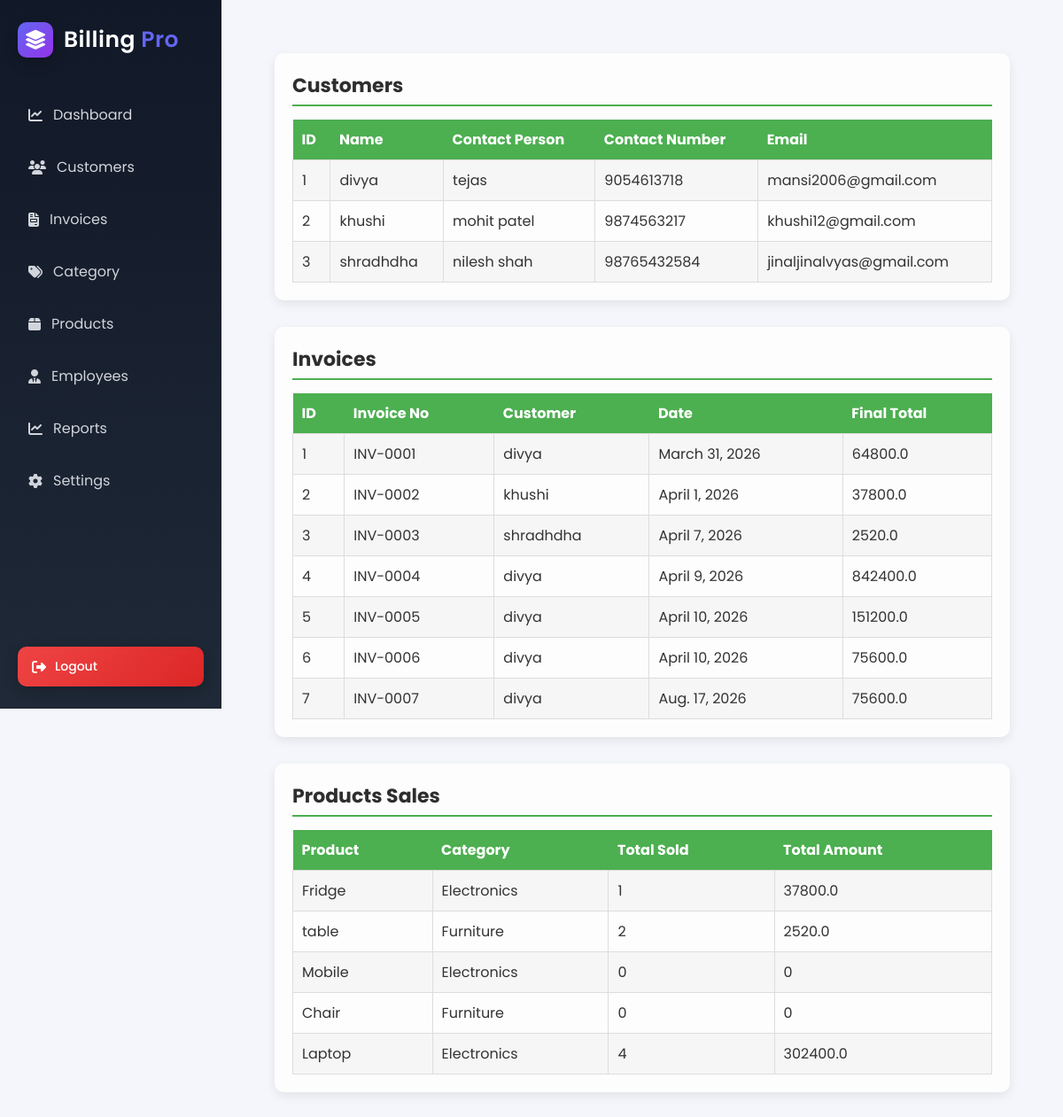
The page /reports/ on the database its author committed.
### organisation/models.py (models this page shows, shortened)
class CustomerDetails(models.Model):
    companyName = models.ForeignKey(OrganisationDetails, on_delete=models.CASCADE,default="")
    cust_name = models.CharField(max_length=50,verbose_name='Customer Name')
    cont_person = models.CharField(max_length=50,verbose_name='Contact Person')
    contact_num = models.IntegerField(verbose_name='Contact Number')
    email = models.CharField(max_length=50,default="")
    company_type = models.CharField(verbose_name='Company Type',max_length = 50)
    address = models.CharField(max_length=90,verbose_name='Address Line 1')
    address_2 = models.CharField(max_length=90,verbose_name='Address Line 2')
    landmark = models.CharField(max_length=50,verbose_name='Landmark')
    country = models.CharField(max_length=50,verbose_name='Country')
    state = models.CharField(max_length=50,verbose_name='State')
    city = models.CharField(max_length=50,verbose_name='City')
    pincode = models.IntegerField(verbose_name='Pincode')

class Invoice_Details(models.Model):
    companyName = models.ForeignKey(OrganisationDetails, on_delete=models.CASCADE, default="")
    Cust_name = models.ForeignKey(CustomerDetails, on_delete=models.CASCADE, default="")
    Invoice_type = models.CharField(max_length=50)
    Invoice_num = models.CharField(max_length=20, blank=True)
    Date = models.DateField(auto_now_add=True)
    Dispatch_through = models.CharField(max_length=50)
    Due_date = models.DateField(auto_now=False, blank=True)
    Bank = models.CharField(max_length=20)
    Payment_type = models.CharField(max_length=20)
    Payment_note = models.TextField(max_length=50)
    T_c = models.TextField(max_length=100)
    Document_note = models.TextField(max_length=100)
    qrcode = models.ImageField(upload_to="", default="", blank=True)
    subtotal = models.FloatField(default=0)
    gst_total = models.FloatField(default=0)
    discount_total = models.FloatField(default=0)
    final_total = models.FloatField(default=0)

class Product(models.Model):
    companyName = models.ForeignKey(OrganisationDetails, on_delete=models.CASCADE)
    category = models.ForeignKey(Category, on_delete=models.CASCADE, null=True, blank=True)
    Product_name = models.CharField(max_length=50)
    Hsn_code = models.CharField(max_length=20)
    Price = models.FloatField()
    Discount = models.IntegerField(default=0)
    Cgst = models.IntegerField(default=0)
    Sgst = models.IntegerField(default=0)
    Igst = models.IntegerField(default=0)
    Cess = models.IntegerField(default=0)
    stock = models.IntegerField(default=0)

class Category(models.Model):
    name = models.CharField(max_length=100)

### organisation/views.py (the view)
# urls.py: path('reports/', views.reports_view, name='reports'),
def reports_view(request):
    customers = CustomerDetails.objects.all()
    invoices = Invoice_Details.objects.all()
    products = Product.objects.all()
    product_sales = []
    for product in products:
        items = product.invoiceitem_set.all()  # related InvoiceItems
        total_sold = sum(item.Qty for item in items)
        total_amount = sum(item.Total for item in items)
        product_sales.append({
            'product': product,
            'total_sold': total_sold,
            'total_amount': total_amount
        })
    context = {
        'customers': customers,
        'invoices': invoices,
        'product_sales': product_sales
    }
    return render(request, 'reports.html', context)

### organisation/templates/reports.html (shortened to what this page needs)
{% extends 'base.html' %}
{% block content %}
<div class="report-wrapper">
    <div class="report-card">
        <h2>Customers</h2>
        <table>
            <tr>
                <th>ID</th>
                <th>Name</th>
                <th>Contact Person</th>
                <th>Contact Number</th>
                <th>Email</th>
            </tr>
            {% for customer in customers %}
            <tr>
                <td>{{ forloop.counter }}</td>
                <td>{{ customer.cust_name }}</td>
                <td>{{ customer.cont_person }}</td>
                <td>{{ customer.contact_num }}</td>
                <td>{{ customer.email }}</td>
            </tr>
            {% endfor %}
        </table>
    </div>
    <div class="report-card">
        <h2>Invoices</h2>
        <table>
            <tr>
                <th>ID</th>
                <th>Invoice No</th>
                <th>Customer</th>
                <th>Date</th>
                <th>Final Total</th>
            </tr>
            {% for invoice in invoices %}
            <tr>
                <td>{{ forloop.counter }}</td>
                <td>{{ invoice.Invoice_num }}</td>
                <td>{{ invoice.Cust_name.cust_name }}</td>
                <td>{{ invoice.Date }}</td>
                <td>{{ invoice.final_total }}</td>
            </tr>
            {% endfor %}
        </table>
    </div>
    <div class="report-card">
        <h2>Products Sales</h2>
        <table>
            <tr>
                <th>Product</th>
                <th>Category</th>
                <th>Total Sold</th>
                <th>Total Amount</th>
            </tr>
             {% for ps in product_sales %}
        <tr>
            <td>{{ ps.product.Product_name }}</td>
            <td>
                {% if ps.product.category %}
                    {{ ps.product.category.name }}
                {% else %}
                    -
                {% endif %}
            </td>
            <td>{{ ps.total_sold }}</td>
            <td>{{ ps.total_amount }}</td>
        </tr>
        {% endfor %}
    </table>
    </div>
</div>
{% endblock %}

### organisation/templates/base.html (shortened to what this page needs)
{% load static %}
<!DOCTYPE html>
<html lang="en">
<head>
{% load static %}
<link rel="stylesheet" href="https://cdnjs.cloudflare.com/ajax/libs/font-awesome/6.5.0/css/all.min.css">
<link rel="stylesheet" href="{% static 'css/dashboard.css' %}">
</head>
<body>
<div class="layout">
    <div class="sidebar">
        <div class="sidebar-logo">
        <div class="logo-icon">
            <i class="fa fa-layer-group"></i>
        </div>
        <div class="logo-text">
            <span class="logo-main">Billing</span>
            <span class="logo-accent">Pro</span>
        </div>
    </div>
        <ul class="menu">
            <li>
                <a href="{% url 'index' %}">
                    <i class="fa fa-chart-line"></i>
                    <span>Dashboard</span>
                </a>
            </li>
            <li>
                <a href="{% url 'customer' %}">
                    <i class="fa fa-users"></i>
                    <span>Customers</span>
                </a>
            </li>
            <li>
                <a href="{% url 'invoiceview' %}">
                    <i class="fa fa-file-invoice"></i>
                    <span>Invoices</span>
                </a>
            </li>
            <li>
                <a href="{% url 'category_list' %}">
                    <i class="fa fa-tags"></i>
                    <span>Category</span>
                 </a>
            </li>
            <li>
                <a href="{% url 'product_list' %}">
                    <i class="fa fa-box"></i>
                    <span>Products</span>
                </a>
            </li>
            <li>
                <a href="{% url 'employees' %}">
                    <i class="fa fa-user-tie"></i>
                    <span>Employees</span>
                </a>
            </li>
            <li>
                <a href="{% url 'reports' %}">
                     <i class="fa fa-chart-line"></i>
                    <span>Reports</span>
                </a>
            </li>
            <li>
                <a href="{% url 'settings' %}">
                    <i class="fa fa-cog"></i>
                    <span>Settings</span>
                </a>
            </li>
        </ul>
        <div class="sidebar-bottom">
          <a href="{% url 'logout' %}" class="logout-btn">
              <i class="fa fa-sign-out-alt"></i>
              <span>Logout</span>
          </a>
        </div>
    </div>
    <div class="main-content">
        {% block content %}
        {% endblock %}
    </div>
</div>
</body>
</html>

### organisation/static/css/dashboard.css (style rules this page uses)
* { margin:0; padding:0; box-sizing:border-box; font-family:'Poppins',sans-serif; }
body { background:#f4f6fb; }
.layout { display:flex; }
.sidebar { width:250px; height:100vh; background:linear-gradient(180deg,#111827,#1f2937); color:white; position:fixed; padding:25px 20px; display:flex; flex-direction:column; justify-content:space-between; }
.sidebar-logo { display:flex; align-items:center; gap:12px; margin-bottom:40px; }
.logo-icon { width:40px; height:40px; display:flex; align-items:center; justify-content:center; background:linear-gradient(135deg,#6366f1,#9333ea); border-radius:10px; font-size:22px; color:white; box-shadow:0 6px 15px rgba(0,0,0,0.2); }
.logo-text { font-size:25px; font-weight:600; letter-spacing:0.5px; }
.logo-main { color:white; }
.logo-accent { color:#6366f1; }
.menu { list-style:none; }
.menu li { margin-bottom:10px; }
.menu li a { display:flex; align-items:center; gap:12px; padding:12px; border-radius:8px; color:#d1d5db; text-decoration:none; transition:0.3s; }
.sidebar-bottom { margin-top:auto; }
.logout-btn { display:flex; align-items:center; gap:10px; margin-top:auto; padding:12px 16px; border-radius:10px; background:linear-gradient(135deg,#ef4444,#dc2626); color:white; text-decoration:none; font-size:14px; font-weight:500; transition:all 0.25s ease; box-shadow:0 5px 15px rgba(0,0,0,0.2); }
.logout-btn i { font-size:16px; }
.main-content { margin-left:250px; padding:40px; width:100%; }

### organisation/templates/reports.html (style rules this page uses)
.report-wrapper { display: flex; flex-direction: column; gap: 30px; padding: 20px; font-family: Arial, sans-serif; }
.report-card { background-color: #fdfdfd; border-radius: 10px; box-shadow: 0 4px 12px rgba(0,0,0,0.08); padding: 20px; }
.report-card h2 { margin-bottom: 15px; color: #2e2e2e; font-size: 22px; border-bottom: 2px solid #4CAF50; padding-bottom: 5px; }
.report-card table { width: 100%; border-collapse: collapse; color: #333 !important; }
.report-card th { background-color: #4CAF50; color: #fff !important; padding: 10px; text-align: left; }
.report-card td { border: 1px solid #ddd; padding: 10px; color: #333; }
.report-card tr:nth-child(even) { background-color: #f6f6f6; }

### rows shown on the page
CustomerDetails: cust_name "divya", cont_person "tejas", contact_num "9054613718", email "mansi2006@gmail.com"
CustomerDetails: cust_name "khushi", cont_person "mohit patel", contact_num "9874563217", email "khushi12@gmail.com"
CustomerDetails: cust_name "shradhdha", cont_person "nilesh shah", contact_num "98765432584", email "jinaljinalvyas@gmail.com"
Invoice_Details: Invoice_num "INV-0001", Cust_name.cust_name "divya", Date "March 31, 2026", final_total "64800.0"
Invoice_Details: Invoice_num "INV-0002", Cust_name.cust_name "khushi", Date "April 1, 2026", final_total "37800.0"
Invoice_Details: Invoice_num "INV-0003", Cust_name.cust_name "shradhdha", Date "April 7, 2026", final_total "2520.0"
Invoice_Details: Invoice_num "INV-0004", Cust_name.cust_name "divya", Date "April 9, 2026", final_total "842400.0"
Invoice_Details: Invoice_num "INV-0005", Cust_name.cust_name "divya", Date "April 10, 2026", final_total "151200.0"
Invoice_Details: Invoice_num "INV-0006", Cust_name.cust_name "divya", Date "April 10, 2026", final_total "75600.0"
Invoice_Details: Invoice_num "INV-0007", Cust_name.cust_name "divya", Date "Aug. 17, 2026", final_total "75600.0"
Product: product.Product_name "Fridge", product.category.name "Electronics", total_sold "1", total_amount "37800.0"
Product: product.Product_name "table", product.category.name "Furniture", total_sold "2", total_amount "2520.0"
Product: product.Product_name "Mobile", product.category.name "Electronics", total_sold "0", total_amount "0"
Product: product.Product_name "Chair", product.category.name "Furniture", total_sold "0", total_amount "0"
Product: product.Product_name "Laptop", product.category.name "Electronics", total_sold "4", total_amount "302400.0"
